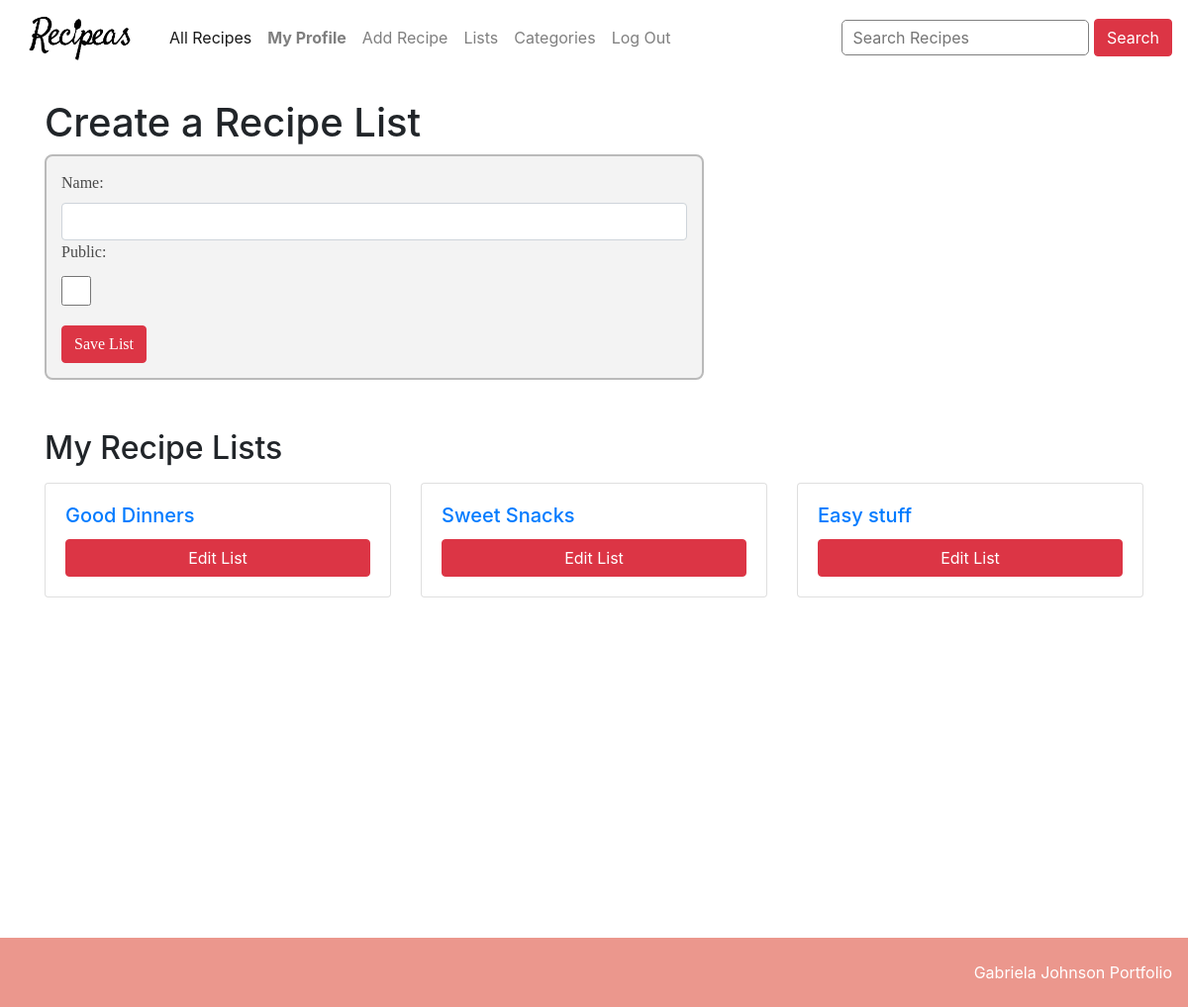
The page /createlist (signed in) on the database its author committed.
### recipes/models.py (models this page shows)
class RecipeList(models.Model):
    user = models.ForeignKey("User", on_delete=models.CASCADE, related_name="recipe_lists")
    name = models.CharField(max_length=30)
    recipes = models.ManyToManyField(Recipe)
    timestamp = models.DateTimeField(auto_now_add=True)
    public = models.BooleanField()

### recipes/views.py (the view)
# urls.py: path("createlist", views.create_list, name="createlist"),
@login_required
def create_list(request):
    try:
        recipeListItems = RecipeList.objects.filter(user=request.user)
    except RecipeList.DoesNotExist:
        return HttpResponse(status=204)
    if request.method == "POST":
        form = NewListForm(request.POST)
        if form.is_valid():
            recipeList = form.save(commit=False)
            recipeList.user = request.user
            recipeList.save()
            return render(request, "recipes/new_list.html", {
                "form": NewListForm(),
                "recipeList": recipeListItems
            })
        else:
            return render(request, "recipes/new_list.html", {
                "form": form,
                "recipeList": recipeListItems
            })
    else:
        return render(request, "recipes/new_list.html", {
            "form": NewListForm(),
            "recipeList": recipeListItems
        })

### recipes/views.py
class NewListForm(ModelForm):
    class Meta:
        model = RecipeList
        exclude = ['user', 'timestamp', 'recipes']
    def __init__(self, *args, **kwargs):
        super(NewListForm, self).__init__(*args, **kwargs)
        for visible in self.visible_fields():
            visible.field.widget.attrs["class"] = "form-control"

### recipes/templates/recipes/new_list.html (shortened to what this page needs)
{% extends "recipes/layout.html" %}
{% load static %}
{% block body %}
    <div class = "container create-a-list">
        <h1>Create a Recipe List</h1>
        <form action="{% url 'createlist' %}" method="post" class="create-recipe-list">
        	{{ form }}
        	<input class="btn btn-danger mt-3" type="submit" value="Save List">
    	</form>
    	<h2>My Recipe Lists</h2>
        <div class = "row">
        {% if recipeList|length == 0 %}
    			<p>You have created no recipe lists</p>
    	{% else %}
            {% for list in recipeList %}
                <div class="col-sm-4 pt-2 recipe-card">
                <div class="card card-body">
                    <h5 class="card-title"><a href="{% url 'viewrecipelist' list.id %}">{{list.name}}</a></h5>
                    {% if user.is_authenticated and list.user == user  %}
                        <button data-list-id="{{list.id}}" class="btn btn-danger edit-list-button">Edit List</button>
                    {% endif %}
                </div>
                </div>
            {% endfor %}
        {% endif %}
    </div>
    </div>
{% endblock %}

### recipes/static/recipes/styles.css (style rules this page uses)
:root { --mainRed: #d00000; --lightMainRed: rgba(216,49,29,0.50); }
html { scroll-padding-top: 140px; }
html, body { height:100%; }
body { min-height:100%; }
.recipe-card { width:auto; }
.create-recipe-list { background: rgb(187 187 187 / 18%); border: 2px solid #bababa; border-radius: 8px; font-family: Calibri-Bold; font-size: 16px; color: #4A4A4A; letter-spacing: 0; padding: 15px; width: 60%; }
.create-a-list h2 { padding-top: 50px; }
.create-recipe-list input[name="public"] { width: 30px; }
@media (min-width: 500px) { .recipe-card { width:32%; } }

### rows shown on the page
RecipeList: name "Good Dinners"
RecipeList: name "Sweet Snacks"
RecipeList: name "Easy stuff"
